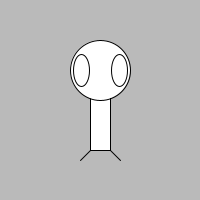
Frame 1 (no input)
Frame 60 (the mouse pressed at the canvas centre just before this capture): identical to frame 1, image omitted
Frame 120 (the mouse held since frame 60 and released just before this capture): identical to frame 1, image omitted

The Processing sketch that drew this single still picture (run headless with seeded random() and noise(); from frame 60 on, the mouse is pressed at the canvas centre):

// Processing sketch: build
// ── build.pde
void setup() {
  size(200,200);
    
}

void draw() {
  background(#bababa);
  rectMode(CENTER);
  
  rect(100,100,20,100);
  
  ellipse(100,70,60,60);
  ellipse(81,70,16,32); 
  ellipse(119,70,16,32); 
  
  line(90,150,80,160);
  line(110,150,120,160);
}
